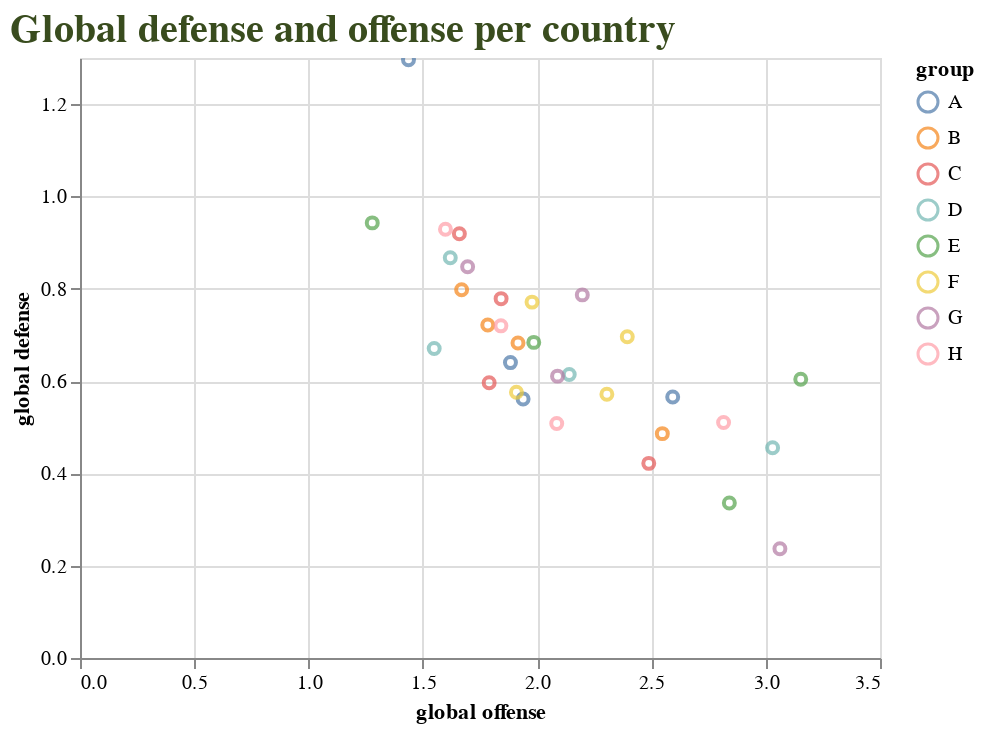

Notebook cell for this chart:
### Code cell
source = df_do_group

brush = alt.selection(type='interval')

points = alt.Chart(source).mark_point().encode(
    #x='global_o:Q',
    x=alt.X('global_o:Q', axis=alt.Axis(title='global offense')), # new title axis
    #y='global_d:Q',
    y=alt.Y('global_d:Q', axis=alt.Axis(title='global defense')), # new title axis
    color=alt.condition(brush, 'group', alt.value('lightgray')),
    tooltip='team' # when hovering --> shows team name
).add_selection(
    brush
).properties(
    title='Global defense and offense per country'
).interactive()

points.configure_title(color='#394c1e', font='Times New Roman', fontSize=20, anchor='start') # configuring color, font and size of title

### Figure 1 — Vega-Lite specification as saved in the notebook (floating-point values rounded to 4 significant figures)
{"config": {"view": {"continuousWidth": 400, "continuousHeight": 300}, "title": {"anchor": "start", "color": "#394c1e", "font": "Times New Roman", "fontSize": 20}}, "data": {"name": "data-25f7ec44d4a812eb86e3c212f7419863"}, "mark": "point", "encoding": {"color": {"condition": {"type": "nominal", "field": "group", "selection": "selector031"}, "value": "lightgray"}, "tooltip": {"type": "nominal", "field": "team"}, "x": {"type": "quantitative", "axis": {"title": "global offense"}, "field": "global_o"}, "y": {"type": "quantitative", "axis": {"title": "global defense"}, "field": "global_d"}}, "selection": {"selector031": {"type": "interval"}, "selector032": {"type": "interval", "bind": "scales", "encodings": ["x", "y"]}}, "title": "Global defense and offense per country", "$schema": "https://vega.github.io/schema/vega-lite/v4.8.1.json", "datasets": {"data-25f7ec44d4a812eb86e3c212f7419863": [{"team": "Brazil", "group": "G", "global_o": 3.062, "global_d": 0.2366, "spi": 93.48}, {"team": "Spain", "group": "E", "global_o": 2.841, "global_d": 0.3358, "spi": 90.62}, {"team": "France", "group": "D", "global_o": 3.03, "global_d": 0.4555, "spi": 90.15}, {"team": "Portugal", "group": "H", "global_o": 2.816, "global_d": 0.5101, "spi": 87.55}, {"team": "Argentina", "group": "C", "global_o": 2.488, "global_d": 0.4217, "spi": 86.03}, {"team": "England", "group": "B", "global_o": 2.548, "global_d": 0.4861, "spi": 85.41}, {"team": "Germany", "group": "E", "global_o": 3.153, "global_d": 0.6038, "spi": 88.86}, {"team": "Netherlands", "group": "A", "global_o": 2.593, "global_d": 0.5656, "spi": 84.38}, {"team": "Croatia", "group": "F", "global_o": 2.305, "global_d": 0.5714, "spi": 80.87}, {"team": "Ecuador", "group": "A", "global_o": 1.939, "global_d": 0.5612, "spi": 75.82}, {"team": "Denmark", "group": "D", "global_o": 2.14, "global_d": 0.6143, "spi": 77.68}, {"team": "Switzerland", "group": "G", "global_o": 2.089, "global_d": 0.6107, "spi": 77.0}, {"team": "Morocco", "group": "F", "global_o": 1.909, "global_d": 0.5759, "spi": 74.99}, {"team": "Uruguay", "group": "H", "global_o": 2.086, "global_d": 0.5082, "spi": 79.28}, {"team": "Belgium", "group": "F", "global_o": 2.394, "global_d": 0.6962, "spi": 79.44}, {"team": "Poland", "group": "C", "global_o": 1.842, "global_d": 0.7786, "spi": 68.95}, {"team": "Iran", "group": "B", "global_o": 1.784, "global_d": 0.7213, "spi": 69.26}, {"team": "USA", "group": "B", "global_o": 1.916, "global_d": 0.6824, "spi": 72.55}, {"team": "Senegal", "group": "A", "global_o": 1.883, "global_d": 0.6401, "spi": 73.0}, {"team": "Japan", "group": "E", "global_o": 1.985, "global_d": 0.6838, "spi": 73.68}, {"team": "Serbia", "group": "G", "global_o": 2.198, "global_d": 0.7868, "spi": 74.72}, {"team": "Mexico", "group": "C", "global_o": 1.79, "global_d": 0.5964, "spi": 72.44}, {"team": "Australia", "group": "D", "global_o": 1.62, "global_d": 0.8673, "spi": 62.45}, {"team": "Saudi Arabia", "group": "C", "global_o": 1.66, "global_d": 0.9193, "spi": 62.01}, {"team": "South Korea", "group": "H", "global_o": 1.841, "global_d": 0.7197, "spi": 70.35}, {"team": "Ghana", "group": "H", "global_o": 1.599, "global_d": 0.9291, "spi": 60.5}, {"team": "Tunisia", "group": "D", "global_o": 1.55, "global_d": 0.6707, "spi": 65.92}, {"team": "Wales", "group": "B", "global_o": 1.67, "global_d": 0.7978, "spi": 65.17}, {"team": "Costa Rica", "group": "E", "global_o": 1.279, "global_d": 0.9428, "spi": 52.9}, {"team": "Cameroon", "group": "G", "global_o": 1.696, "global_d": 0.8476, "spi": 64.48}, {"team": "Canada", "group": "F", "global_o": 1.978, "global_d": 0.7711, "spi": 71.52}, {"team": "Qatar", "group": "A", "global_o": 1.437, "global_d": 1.296, "spi": 48.46}]}}
